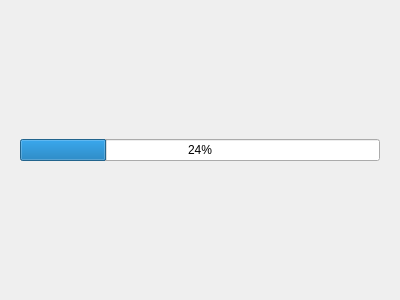
<?xml version="1.0" encoding="UTF-8"?>
<ui version="4.0">
 <class>secondForm</class>
 <widget class="QWidget" name="secondForm">
  <property name="geometry">
   <rect>
    <x>0</x>
    <y>0</y>
    <width>400</width>
    <height>300</height>
   </rect>
  </property>
  <property name="windowTitle">
   <string>Form</string>
  </property>
  <layout class="QGridLayout" name="gridLayout">
   <item row="0" column="0">
    <widget class="QWidget" name="widgetsecond" native="true">
     <layout class="QHBoxLayout" name="horizontalLayout">
      <item>
       <widget class="QProgressBar" name="progressBar">
        <property name="value">
         <number>24</number>
        </property>
       </widget>
      </item>
     </layout>
    </widget>
   </item>
  </layout>
 </widget>
 <resources/>
 <connections/>
</ui>
